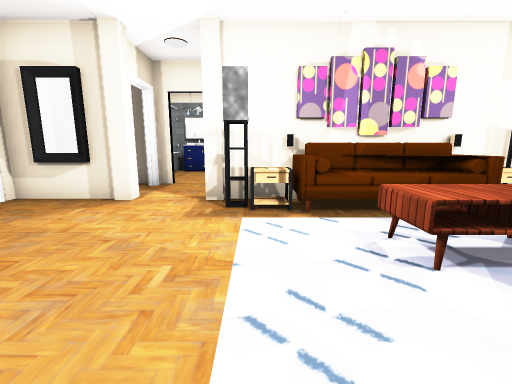
view 1 (above)

19 first-person views from a walk through a scene from a Unity 3-D project. The camera is 1.2 m above the floor, tilts 10° down and sees 90° across. Doors are open. The floor is counted in squares, 1 m on a side. Each view is taken from the middle of a square. On the plan, view 1 faces up. The plan holds only what a view shows up to about 12 squares ahead; the rest is blank. The player is left out. Some surface patterns are stand-ins.

view 2
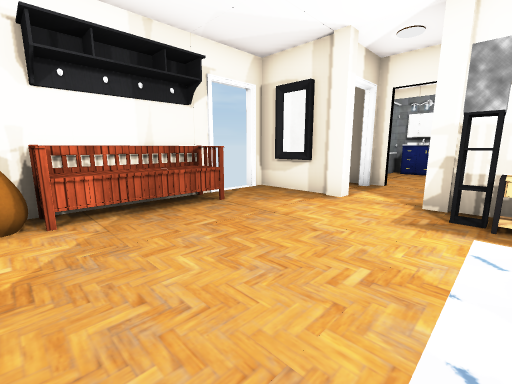

view 3
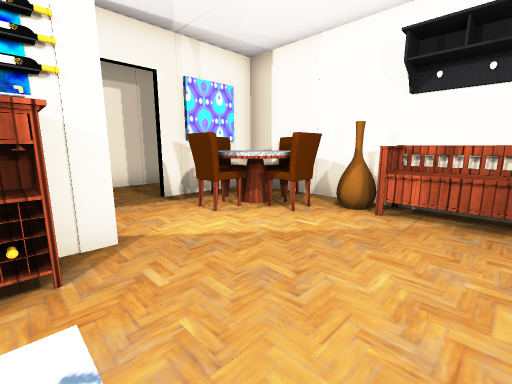

view 4
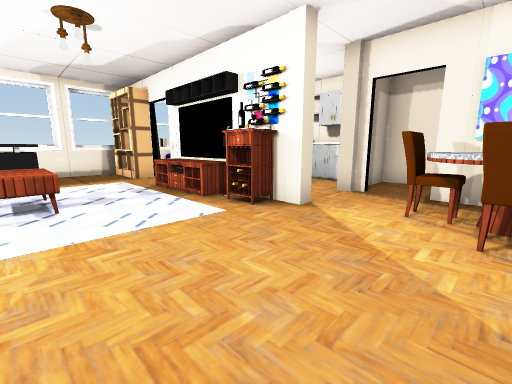

view 5
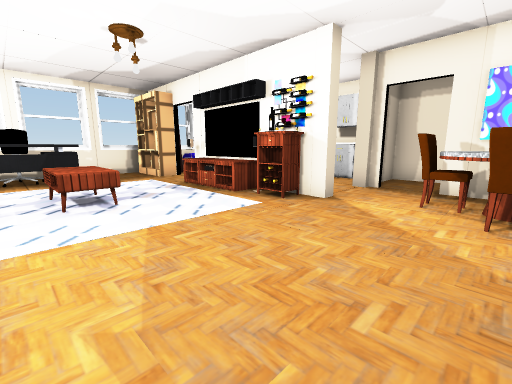

view 6
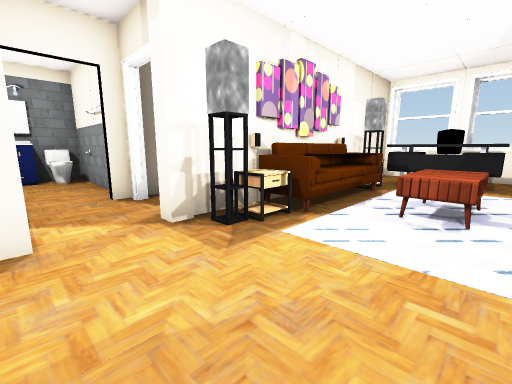

view 7
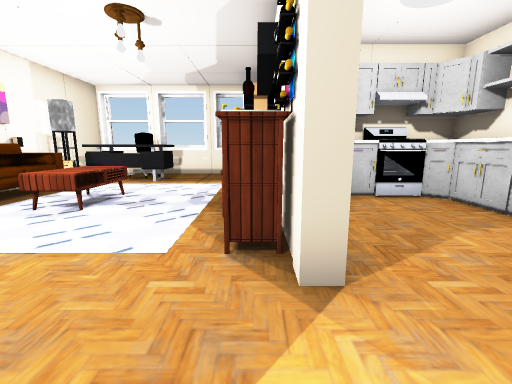

view 8
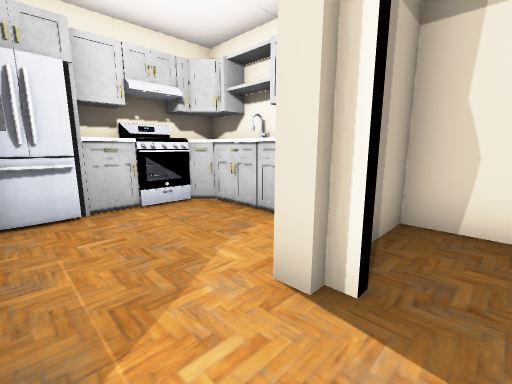

view 9
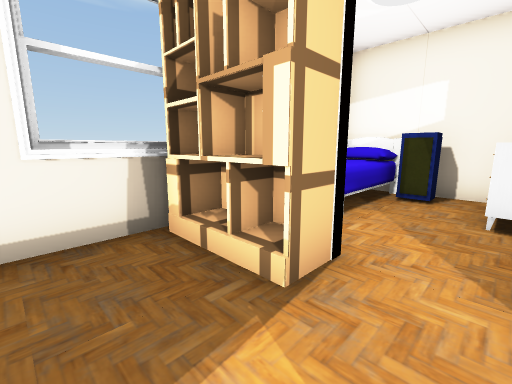

view 10
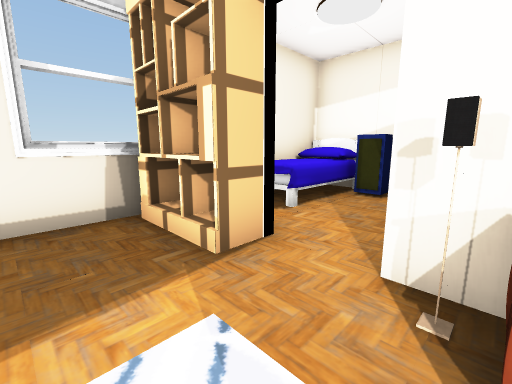

view 11
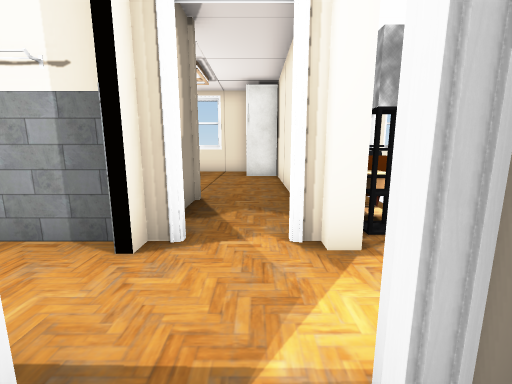

view 12
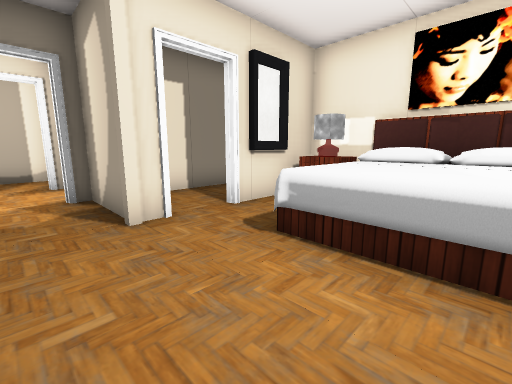

view 13
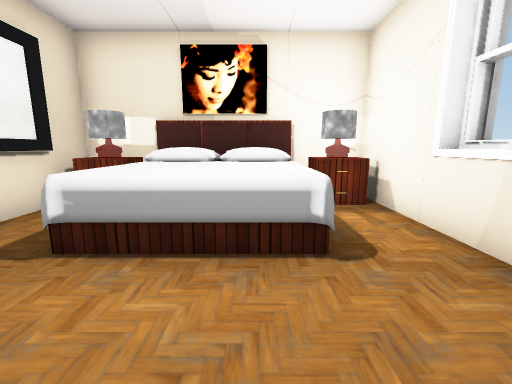

view 14
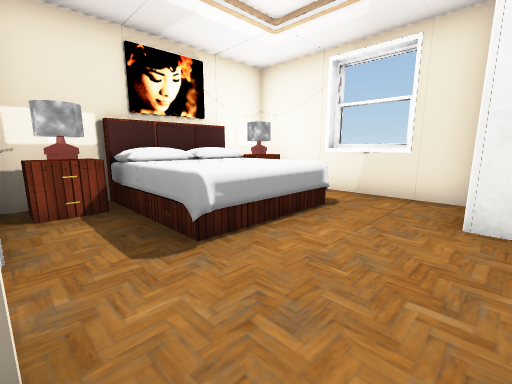

view 15
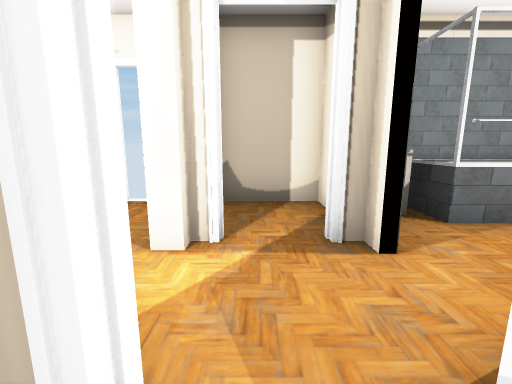

view 16
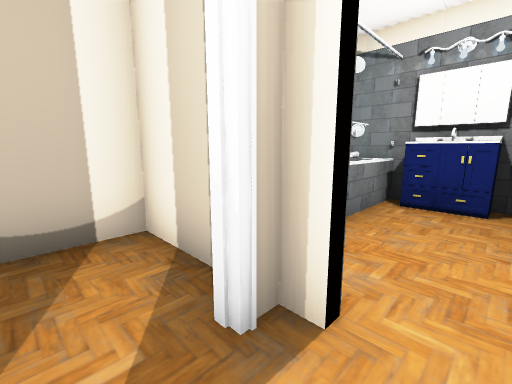

view 17
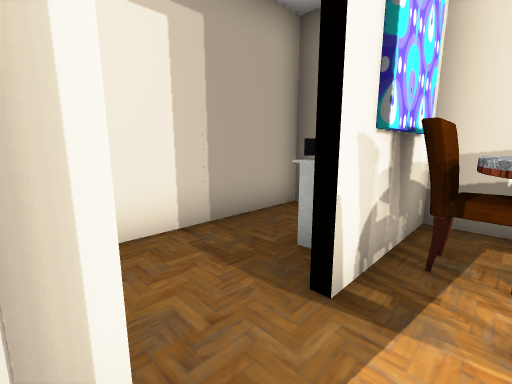

view 18
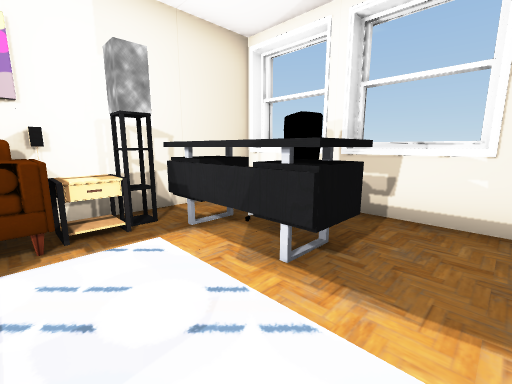

view 19
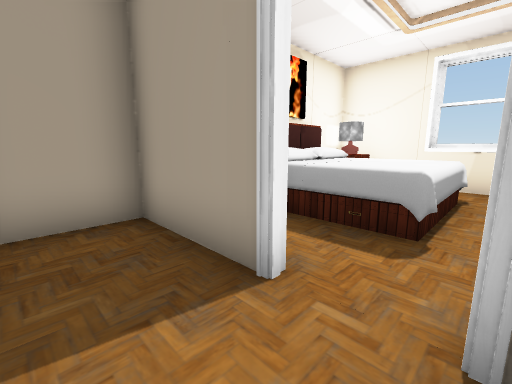

### Floor plan
Key: @ floor where view 1 was taken; # wall or solid block; . floor; D open door; = window, fence, low wall or low ledge; ^ raised ledge; M mirror; T table; S sofa; B bench; C chair; H shelf; E bed; L closet; O other object.
Columns run from 6 left of view 1 to 9 right of it. Each row starts with its distance up from view 1.
 14  ##########  ###
 13 ###OO#..#OEEETO#
 12 #O=..#..#OEEETO#
 11 #O=..#..#.EEEE.#
 10 #O#..#..D.EEEE.#
  9 #O..D#..D......#
  8 ###DDD##O......#
  7 #..D.D.......LL#
  6 ##MO.O##########
  5 D.....TTSSTT^^.#
  4 D...........^OO#
  3 #B..... TT .^O.#
  2 #B..... TT .^..#
  1 #B.....   .....#
  0 #O....@........#
 -1 #TC...O#TT#DHHH#
 -2 #CTC.O#..OODD#
 -3 #TCT.....#O .EE
 -4 ####DO...#OO.#E#
 -5 # O..#...##O#EE#
 -6 #....###^##O# E#
 -7 ######### ######

Where each view was taken, in squares from view 1:
view 1: 0 up, 0 right, facing up
view 2: 0 up, 0 right, facing up-left
view 3: 2 up, 0 right, facing down-left
view 4: 3 up, 4 left, facing down-right
view 5: 4 up, 4 left, facing down-right
view 6: 2 up, 3 left, facing up-right
view 7: 1 down, 3 left, facing right
view 8: 2 down, 2 left, facing down-right
view 9: 1 up, 5 right, facing down-right
view 10: 1 up, 4 right, facing down-right
view 11: 7 up, 4 left, facing right
view 12: 7 up, 6 right, facing up-left
view 13: 7 up, 6 right, facing up
view 14: 7 up, 2 right, facing up-right
view 15: 7 up, 0 right, facing left
view 16: 7 up, 2 left, facing up-left
view 17: 3 down, 1 left, facing down-left
view 18: 1 up, 4 right, facing up-right
view 19: 9 up, 0 right, facing up-right
